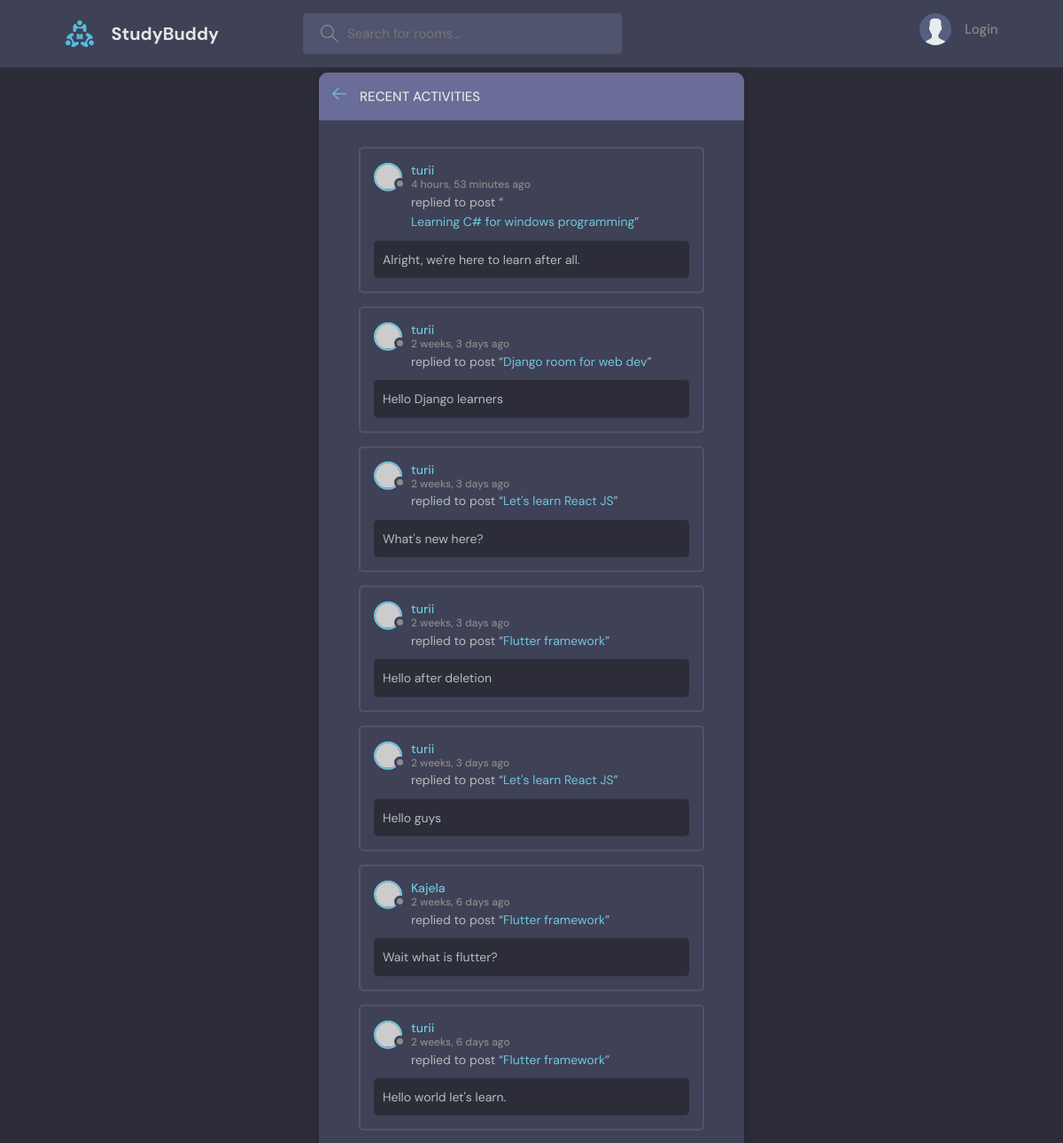
Before: /activity with the older database file.
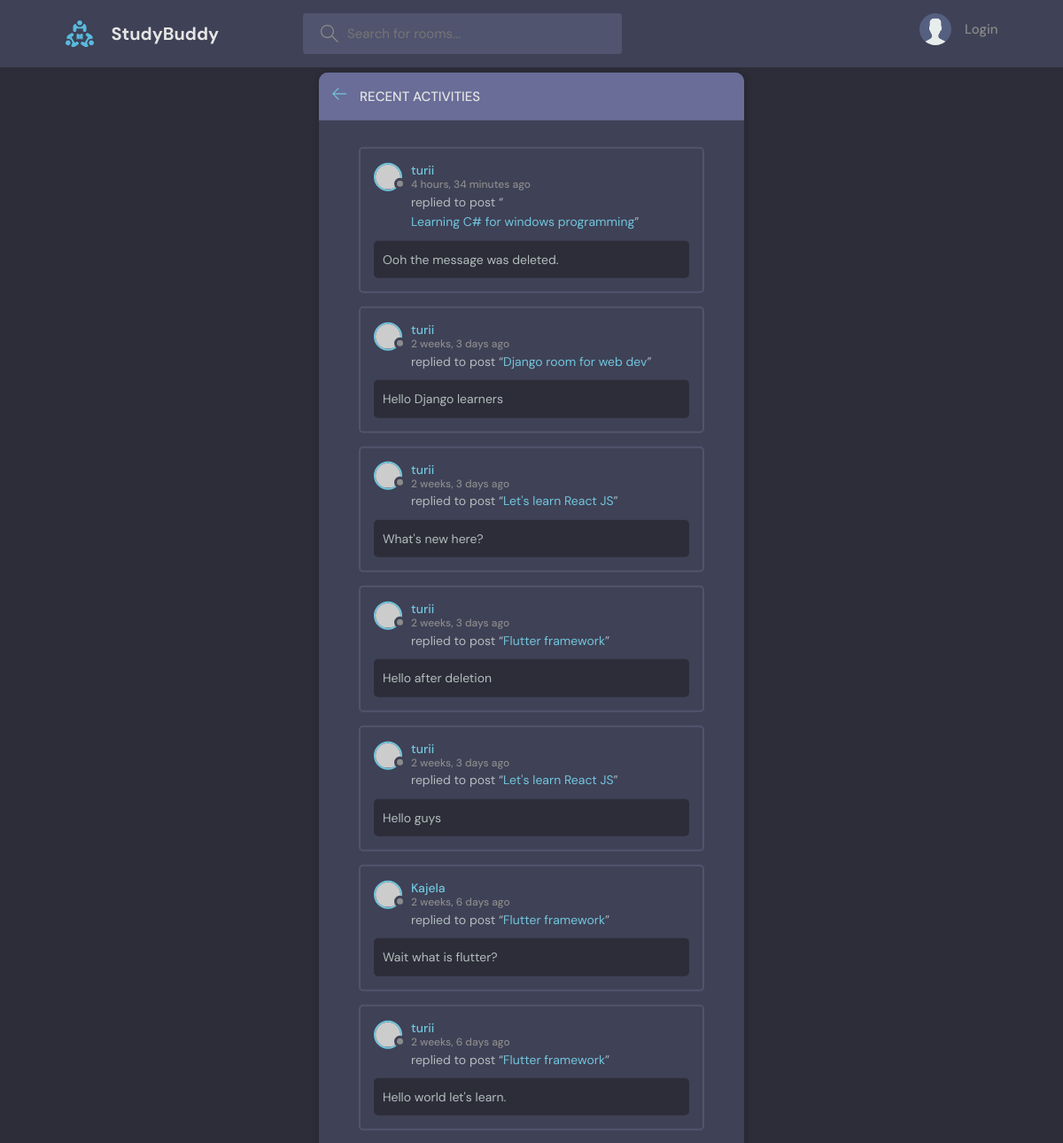
After: the same page with the newer database file.
### base/models.py (models this page shows, shortened)
class Message(models.Model):
    user = models.ForeignKey(User, on_delete=models.CASCADE)
    room = models.ForeignKey(Room, on_delete=models.CASCADE)
    body = models.TextField()
    updated = models.DateTimeField(auto_now=True)
    created = models.DateTimeField(auto_now_add=True)
    class Meta():
        ordering = ['-updated', '-created']

class Room(models.Model):
    host =  models.ForeignKey(User, on_delete=models.SET_NULL,null=True)
    topic =  models.ForeignKey(Topic, on_delete=models.SET_NULL,null=True)
    name = models.CharField(max_length=200)
    description = models.TextField(null=True, blank=True)
    participants = models.ManyToManyField(User, related_name='participants', blank=True)
    updated = models.DateTimeField(auto_now=True)
    created = models.DateTimeField(auto_now_add=True)
    class Meta():
        ordering = ['-updated', '-created']
    def __str__(self):
        return self.name

### base/views.py (the view)
# urls.py: path('activity', views.activityPage, name="activity"),
def activityPage(request):
    room_messages = Message.objects.all()
    context = {'room_messages': room_messages}
    return render(request, 'base/activity.html', context)

### base/templates/base/activity.html (shortened to what this page needs)
{% extends 'main.html' %}
{% block content %}
    <main class="layout">
      <div class="container">
        <div class="layout__box">
          <div class="layout__boxHeader">
            <div class="layout__boxTitle">
              <a href="{% url 'home' %}">
                <svg version="1.1" xmlns="http://www.w3.org/2000/svg" width="32" height="32" viewBox="0 0 32 32">
                  <title>arrow-left</title>
                  <path
                    d="M13.723 2.286l-13.723 13.714 13.719 13.714 1.616-1.611-10.96-10.96h27.625v-2.286h-27.625l10.965-10.965-1.616-1.607z"
                  ></path>
                </svg>
              </a>
              <h3>Recent Activities</h3>
            </div>
          </div>
          <div class="activities-page layout__body">
            {% for room_message in room_messages %}
    <div class="activities__box">
      <div class="activities__boxHeader roomListRoom__header">
        <a href="{% url 'profile' room_message.user.id %}" class="roomListRoom__author">
          <div class="avatar avatar--small">
            <img src="https://randomuser.me/api/portraits/women/11.jpg" />
          </div>
          <p>
            {{room_message.user}}
            <span>{{room_message.created|timesince}} ago</span>
          </p>
        </a>
      </div>
      <div class="activities__boxContent">
        <p>replied to post “<a href="{% url 'room' room_message.room.id %}">{{room_message.room}}</a>”</p>
        <div class="activities__boxRoomContent">
          {{room_message.body}}
        </div>
      </div>
    </div>
    {% endfor %}
          </div>
        </div>
      </div>
    </main>
 {% endblock %}

Changed rows visible on the page:
removed Message: user "turii", created "4 hours, 53 minutes", room "Learning C# for windows programming", body "Alright, we're here to learn after all."
added Message: user "turii", created "4 hours, 34 minutes", room "Learning C# for windows programming", body "Ooh the message was deleted."
